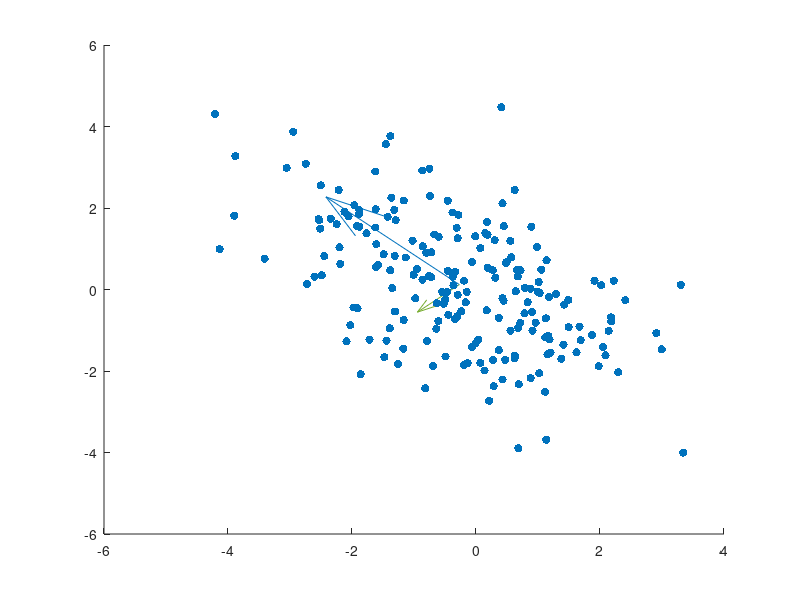

This figure's MATLAB source: (Note: this script raises an error after producing the figure.)
clc; clear variables; close all; format long g

% Number of points
num_points = 200;

% Generate data
x = randn(1, num_points);
y = randn(1, num_points);

% Rotation of points1
theta = pi / 4;

% Definition of rotation matrix
rotation_matrix = [cos(theta), -sin(theta); sin(theta), cos(theta)];

% Combining data into points1
points1 = rotation_matrix * [x; y * 2];

% Create random angle for circle
circle_angle = 2 * pi * x;

% Create random radius for circle
r = y;

% Creating hole in data with radius 0.8
while any(r < 0.8)
    r(r < 0.8) = sqrt(rand(1, sum(r < 0.8)));
end

% Combining data into points2
points2 = [r .* cos(circle_angle); r .* sin(circle_angle)];

% Covariance matrix
covMatrix1 = cov(points1');
covMatrix2 = cov(points2');
disp('Covariance Matrix points1:');
disp(covMatrix1);
disp('Covariance Matrix points2:');
disp(covMatrix2);

% Correlation matrix
corrMatrix1 = corr(points1');
corrMatrix2 = corr(points2');
disp('Correlation Matrix points1:');
disp(corrMatrix1);
disp('Correlation Matrix points2:');
disp(corrMatrix2);

% Compute eigenvalues and eigenvectors for points1
[eigenvectors1, eigenvalues1] = eig(corrMatrix1);
disp('Eigenvalues points1:');
disp(diag(eigenvalues1));
disp('Eigenvectors points1:');
disp(eigenvectors1);

% Compute eigenvalues and eigenvectors for points2
[eigenvectors2, eigenvalues2] = eig(corrMatrix2);
disp('Eigenvalues points2:');
disp(diag(eigenvalues2));
disp('Eigenvectors points2:');
disp(eigenvectors2);

% Sort eigenvalues and corresponding eigenvectors for points1
[eigenvalues_sorted1, indices1] = sort(diag(eigenvalues1), 'descend');
eigvecsort1 = eigenvectors1(:, indices1);
disp('Sorted Eigenvalues points1:');
disp(eigenvalues_sorted1);
disp('Sorted Eigenvectors points1:');
disp(eigvecsort1);

% Sort eigenvalues and corresponding eigenvectors for points2
[eigenvalues_sorted2, indices2] = sort(diag(eigenvalues2), 'descend');
eigvecsort2 = eigenvectors2(:, indices2);
disp('Sorted Eigenvalues points2:');
disp(eigenvalues_sorted2);
disp('Sorted Eigenvectors points2:');
disp(eigvecsort2);

% Check if the first principal component contains at least 70% of the information for points1
info_pc1_points1 = eigenvalues_sorted1(1) / sum(eigenvalues_sorted1);
disp(['Information in the first principal component for points1: ', num2str(info_pc1_points1 * 100), '%']);

% Check if the transformation effect is minimal for points2 (difference not more than 10%)
info_pc1_points2 = eigenvalues_sorted2(1) / sum(eigenvalues_sorted2);
info_pc2_points2 = eigenvalues_sorted2(2) / sum(eigenvalues_sorted2);
diff_info_points2 = abs(info_pc1_points2 - info_pc2_points2);
disp(['Difference in information between principal components for points2: ', num2str(diff_info_points2 * 100), '%']);

% % Plot points1
figure(1)
scatter(points1(1, :), points1(2, :), 'filled');
hold on;

% Plot the principal axes for points1
for i = 1:length(eigvecsort2)
    quiver(mean(points1(1,:), 2), mean(points1(2,:), 2), eigvecsort1(1, i) * eigenvalues_sorted1(i), eigvecsort1(2, i) * eigenvalues_sorted1(i),linewidth=2);
end

sgtitle('Points1');
xlabel('x');
ylabel('y');
grid on;
axis equal;
hold off;

% Plot points2
figure(2)
scatter(points2(1, :), points2(2, :), 'filled');
hold on;

% Plot the principal axes for ponts2
for i = 1:length(eigvecsort2)
    quiver(mean(points2(1,:), 2), mean(points2(2,:), 2), eigvecsort2(1, i) * eigenvalues_sorted2(i), eigvecsort2(2, i) * eigenvalues_sorted2(i),linewidth=2);
end

sgtitle('Points2');
xlabel('x');
ylabel('y');
grid on;
axis equal;
hold off;
